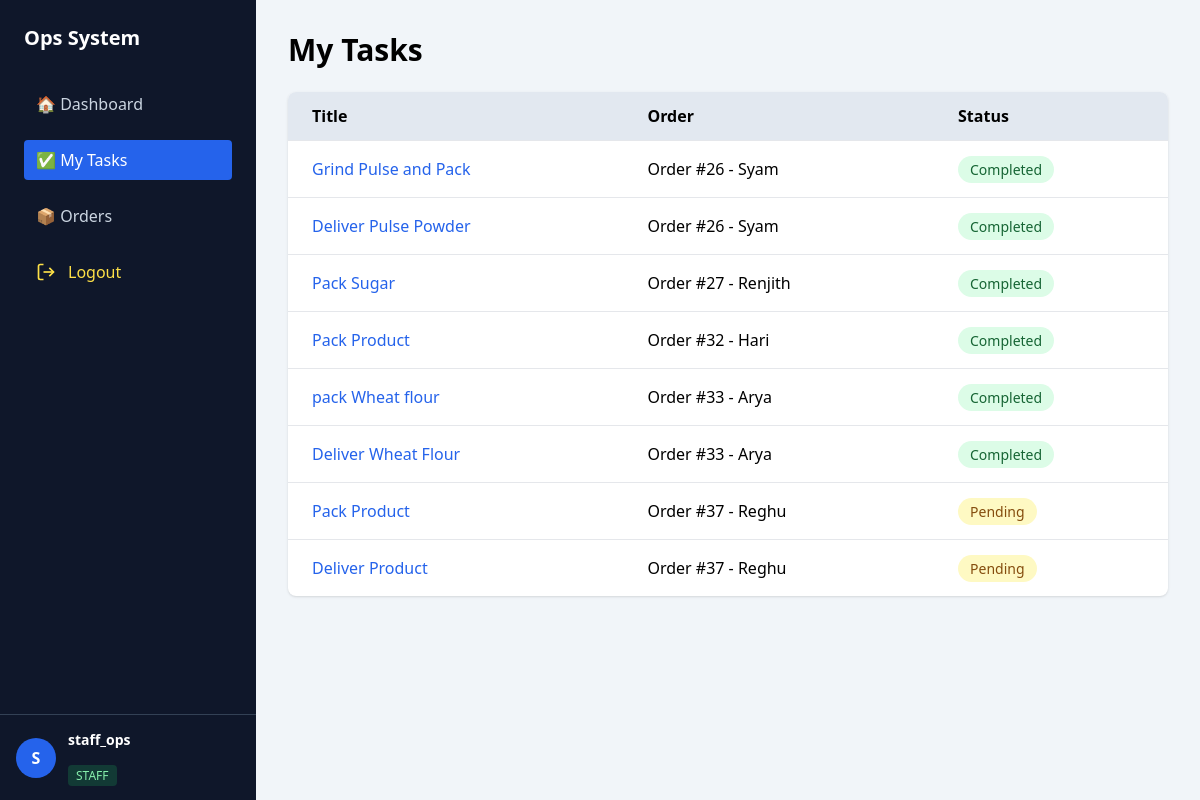
Page /tasks/ (signed in) on the committed database.
### tasks/models.py (models this page shows, shortened)
class Task(models.Model):
    STATUS_CHOICES = (
        ('PENDING', 'Pending'),
        ('IN_PROGRESS', 'In Progress'),
        ('COMPLETED', 'Completed'),
    )
    title = models.CharField(max_length=200)
    order = models.ForeignKey(
        Order,
        on_delete=models.CASCADE,
        related_name='tasks',
        null=True,
        blank=True
    )
    assigned_to = models.ForeignKey(
        User,
        on_delete=models.SET_NULL,
        null=True,
        blank=True
    )
    status = models.CharField(
        max_length=20,
        choices=STATUS_CHOICES,
        default='PENDING'
    )
    due_date = models.DateField(null=True, blank=True)
    created_at = models.DateTimeField(auto_now_add=True)
    completed_at = models.DateTimeField(null=True, blank=True)

### orders/models.py (models this page shows, shortened)
class Order(models.Model):
    STATUS_CHOICES = (
        ('NEW', 'New'),
        ('IN_PROGRESS', 'In Progress'),
        ('COMPLETED', 'Completed'),
        ('CANCELLED', 'Cancelled'),
    )
    customer_name = models.CharField(max_length=100)
    product = models.ForeignKey(Product, on_delete=models.PROTECT)
    quantity = models.PositiveIntegerField()
    status = models.CharField(
        max_length=20,
        choices=STATUS_CHOICES,
        default='NEW'
    )
    assigned_to = models.ForeignKey(
        User,
        on_delete=models.SET_NULL,
        null=True,
        blank=True
    )
    created_at = models.DateTimeField(auto_now_add=True)
    def __str__(self):
        return f"Order #{self.id} - {self.customer_name}"

### core/views.py (the view)
# urls.py: path('tasks/', views.my_tasks, name='my_tasks'),
@login_required
def my_tasks(request):
    tasks = Task.objects.filter(assigned_to=request.user)
    return render(request, 'core/tasks.html', {'tasks': tasks})

### core/templates/core/tasks.html
{% extends "core/base.html" %}
{% block content %}
<h1 class="text-3xl font-bold mb-6">My Tasks</h1>
<div class="bg-white shadow rounded-lg overflow-hidden">
<table class="min-w-full">
    <thead class="bg-slate-200 text-left">
        <tr>
            <th class="px-6 py-3">Title</th>
            <th class="px-6 py-3">Order</th>
            <th class="px-6 py-3">Status</th>
        </tr>
    </thead>
    <tbody>
        {% for task in tasks %}
        <tr class="border-t hover:bg-slate-50">
            <td class="px-6 py-4">
                <a href="{% url 'task_detail' task.id %}"
                   class="text-blue-600 hover:underline">
                    {{ task.title }}
                </a>
            </td>
            <td class="px-6 py-4">{{ task.order }}</td>
            <td class="px-6 py-4">
                {% if task.status == 'PENDING' %}
                    <span class="px-3 py-1 bg-yellow-100 text-yellow-800 rounded-full text-sm">
                        Pending
                    </span>
                {% elif task.status == 'IN_PROGRESS' %}
                    <span class="px-3 py-1 bg-blue-100 text-blue-800 rounded-full text-sm">
                        In Progress
                    </span>
                {% else %}
                    <span class="px-3 py-1 bg-green-100 text-green-800 rounded-full text-sm">
                        Completed
                    </span>
                {% endif %}
            </td>
        </tr>
        {% empty %}
        <tr>
            <td colspan="3" class="text-center text-gray-500 py-8">
                No tasks assigned
            </td>
        </tr>
        {% endfor %}
    </tbody>
</table>
</div>
{% endblock %}

### core/templates/core/base.html (shortened to what this page needs)
<!DOCTYPE html>
<html lang="en">
<head>
    <script src="https://cdn.tailwindcss.com"></script>
</head>
<body class="bg-slate-100 h-screen overflow-hidden flex">
{% if user.is_authenticated %}
<aside class="w-64 bg-slate-900 text-white h-screen flex flex-col">
    <div class="p-6">
        <h2 class="text-xl font-bold mb-8">Ops System</h2>
        <nav class="space-y-4">
            <a href="/dashboard/"
               class="flex items-center gap-3 px-3 py-2 rounded
               {% if request.path == '/' %}
                   bg-blue-600 text-white
               {% else %}
                   text-slate-300 hover:bg-slate-800
               {% endif %}">
                🏠 Dashboard
            </a>
            <a href="/tasks/"
               class="flex items-center gap-3 px-3 py-2 rounded
               {% if request.path|slice:':7' == '/tasks/' %}
                   bg-blue-600 text-white
               {% else %}
                   text-slate-300 hover:bg-slate-800
               {% endif %}">
                ✅ My Tasks
            </a>
            <a href="/orders/"
               class="flex items-center gap-3 px-3 py-2 rounded
               {% if request.path|slice:':8' == '/orders/' %}
                   bg-blue-600 text-white
               {% else %}
                   text-slate-300 hover:bg-slate-800
               {% endif %}">
                📦 Orders
            </a>
            <a href="/logout/"
                class="flex items-center gap-3 px-3 py-2 rounded
                        text-yellow-300 hover:bg-yellow-900/30 hover:text-yellow-200 transition">
                    <svg class="w-5 h-5" fill="none" stroke="currentColor" stroke-width="2"
                        viewBox="0 0 24 24">
                        <path d="M9 21H5a2 2 0 0 1-2-2V5a2 2 0 0 1 2-2h4"></path>
                        <path d="M16 17l5-5-5-5"></path>
                        <path d="M21 12H9"></path>
                    </svg>
                    Logout
                </a>
        </nav>
    </div>
    <div class="flex-1"></div>
    <div class="border-t border-slate-700 p-4 flex items-center gap-3">
        <div class="h-10 w-10 rounded-full bg-blue-600 flex items-center justify-center font-bold">
            {{ user.username|slice:":1"|upper }}
        </div>
        <div class="text-sm leading-tight">
            <p class="font-semibold">
                {{ user.get_full_name|default:user.username }}
            </p>
            <br>
            {% if user.is_superuser %}
                <span class="text-xs bg-red-500/20 text-red-300 px-2 py-0.5 rounded">
                    ADMIN
                </span>
            {% else %}
                <span class="text-xs bg-green-500/20 text-green-300 px-2 py-0.5 rounded">
                    STAFF
                </span>
            {% endif %}
        </div>
    </div>
</aside>
{% endif %}
<main class="flex-1 p-8 overflow-y-auto">
    {% block content %}{% endblock %}
</main>
</body>
</html>

### rows in the picture
Task: title "Grind Pulse and Pack", order "Order #26 - Syam", status "Completed"
Task: title "Deliver Pulse Powder", order "Order #26 - Syam", status "Completed"
Task: title "Pack Sugar", order "Order #27 - Renjith", status "Completed"
Task: title "Pack Product", order "Order #32 - Hari", status "Completed"
Task: title "pack Wheat flour", order "Order #33 - Arya", status "Completed"
Task: title "Deliver Wheat Flour", order "Order #33 - Arya", status "Completed"
Task: title "Pack Product", order "Order #37 - Reghu", status "Pending"
Task: title "Deliver Product", order "Order #37 - Reghu", status "Pending"

### other values in the picture
{{ user.username|slice:":1"|upper }} "S"
{{ user.get_full_name|default:user.username }} "staff_ops"
